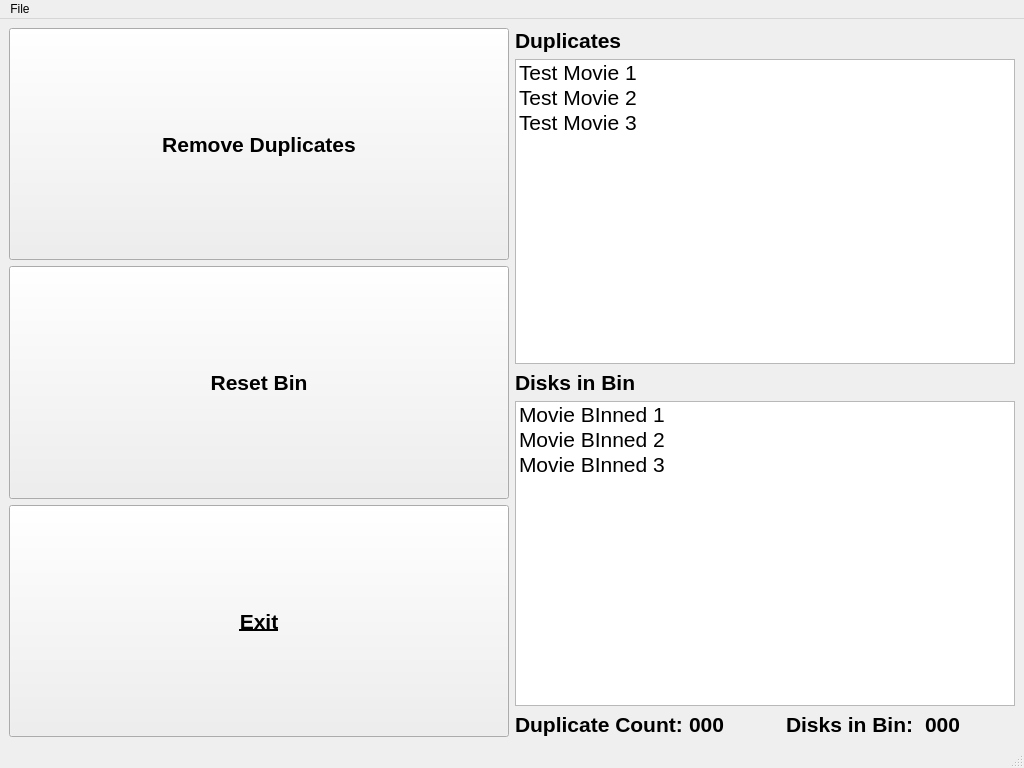
<?xml version="1.0" encoding="UTF-8"?>
<ui version="4.0">
 <class>MainWindow</class>
 <widget class="QMainWindow" name="MainWindow">
  <property name="geometry">
   <rect>
    <x>0</x>
    <y>0</y>
    <width>1024</width>
    <height>768</height>
   </rect>
  </property>
  <property name="windowTitle">
   <string>Redbox Duplicate Remover</string>
  </property>
  <widget class="QWidget" name="centralwidget">
   <layout class="QHBoxLayout" name="horizontalLayout_2">
    <item>
     <layout class="QVBoxLayout" name="verticalLayout">
      <item>
       <widget class="QPushButton" name="RemoveDuplicates">
        <property name="sizePolicy">
         <sizepolicy hsizetype="Expanding" vsizetype="Expanding">
          <horstretch>0</horstretch>
          <verstretch>0</verstretch>
         </sizepolicy>
        </property>
        <property name="font">
         <font>
          <pointsize>16</pointsize>
          <weight>75</weight>
          <bold>true</bold>
         </font>
        </property>
        <property name="text">
         <string>Remove Duplicates</string>
        </property>
       </widget>
      </item>
      <item>
       <widget class="QPushButton" name="ResetBin">
        <property name="sizePolicy">
         <sizepolicy hsizetype="Expanding" vsizetype="Expanding">
          <horstretch>0</horstretch>
          <verstretch>0</verstretch>
         </sizepolicy>
        </property>
        <property name="font">
         <font>
          <pointsize>16</pointsize>
          <weight>75</weight>
          <bold>true</bold>
         </font>
        </property>
        <property name="text">
         <string>Reset Bin</string>
        </property>
       </widget>
      </item>
      <item>
       <widget class="QPushButton" name="Exit">
        <property name="sizePolicy">
         <sizepolicy hsizetype="Expanding" vsizetype="Expanding">
          <horstretch>0</horstretch>
          <verstretch>0</verstretch>
         </sizepolicy>
        </property>
        <property name="font">
         <font>
          <pointsize>16</pointsize>
          <weight>75</weight>
          <bold>true</bold>
          <underline>true</underline>
         </font>
        </property>
        <property name="text">
         <string>Exit</string>
        </property>
       </widget>
      </item>
     </layout>
    </item>
    <item>
     <layout class="QVBoxLayout" name="verticalLayout_2">
      <item>
       <widget class="QLabel" name="DuplicatesLabel">
        <property name="sizePolicy">
         <sizepolicy hsizetype="Preferred" vsizetype="Minimum">
          <horstretch>0</horstretch>
          <verstretch>0</verstretch>
         </sizepolicy>
        </property>
        <property name="font">
         <font>
          <pointsize>16</pointsize>
          <weight>75</weight>
          <bold>true</bold>
         </font>
        </property>
        <property name="text">
         <string>Duplicates</string>
        </property>
       </widget>
      </item>
      <item>
       <widget class="QListWidget" name="DuplicatesList">
        <property name="sizePolicy">
         <sizepolicy hsizetype="Expanding" vsizetype="Expanding">
          <horstretch>0</horstretch>
          <verstretch>0</verstretch>
         </sizepolicy>
        </property>
        <property name="font">
         <font>
          <pointsize>16</pointsize>
         </font>
        </property>
        <item>
         <property name="text">
          <string>Test Movie 1</string>
         </property>
        </item>
        <item>
         <property name="text">
          <string>Test Movie 2</string>
         </property>
        </item>
        <item>
         <property name="text">
          <string>Test Movie 3</string>
         </property>
        </item>
       </widget>
      </item>
      <item>
       <widget class="QLabel" name="DisksInBinLabel">
        <property name="sizePolicy">
         <sizepolicy hsizetype="Preferred" vsizetype="Minimum">
          <horstretch>0</horstretch>
          <verstretch>0</verstretch>
         </sizepolicy>
        </property>
        <property name="font">
         <font>
          <pointsize>16</pointsize>
          <weight>75</weight>
          <bold>true</bold>
         </font>
        </property>
        <property name="text">
         <string>Disks in Bin</string>
        </property>
       </widget>
      </item>
      <item>
       <widget class="QListWidget" name="DisksInBinList">
        <property name="sizePolicy">
         <sizepolicy hsizetype="Expanding" vsizetype="Expanding">
          <horstretch>0</horstretch>
          <verstretch>0</verstretch>
         </sizepolicy>
        </property>
        <property name="font">
         <font>
          <pointsize>16</pointsize>
         </font>
        </property>
        <item>
         <property name="text">
          <string>Movie BInned 1</string>
         </property>
        </item>
        <item>
         <property name="text">
          <string>Movie BInned 2</string>
         </property>
        </item>
        <item>
         <property name="text">
          <string>Movie BInned 3</string>
         </property>
        </item>
       </widget>
      </item>
      <item>
       <layout class="QHBoxLayout" name="horizontalLayout">
        <item>
         <widget class="QLabel" name="DuplicateCountLabel">
          <property name="sizePolicy">
           <sizepolicy hsizetype="Minimum" vsizetype="Preferred">
            <horstretch>0</horstretch>
            <verstretch>0</verstretch>
           </sizepolicy>
          </property>
          <property name="font">
           <font>
            <pointsize>16</pointsize>
            <weight>75</weight>
            <bold>true</bold>
           </font>
          </property>
          <property name="text">
           <string>Duplicate Count:</string>
          </property>
         </widget>
        </item>
        <item>
         <widget class="QLabel" name="DuplicateCount">
          <property name="sizePolicy">
           <sizepolicy hsizetype="Expanding" vsizetype="Preferred">
            <horstretch>0</horstretch>
            <verstretch>0</verstretch>
           </sizepolicy>
          </property>
          <property name="font">
           <font>
            <pointsize>16</pointsize>
            <weight>75</weight>
            <bold>true</bold>
           </font>
          </property>
          <property name="text">
           <string>000</string>
          </property>
         </widget>
        </item>
        <item>
         <widget class="QLabel" name="DisksInBinCountLabel">
          <property name="sizePolicy">
           <sizepolicy hsizetype="Minimum" vsizetype="Preferred">
            <horstretch>0</horstretch>
            <verstretch>0</verstretch>
           </sizepolicy>
          </property>
          <property name="font">
           <font>
            <pointsize>16</pointsize>
            <weight>75</weight>
            <bold>true</bold>
           </font>
          </property>
          <property name="text">
           <string>Disks in Bin: </string>
          </property>
         </widget>
        </item>
        <item>
         <widget class="QLabel" name="DisksInBinCount">
          <property name="sizePolicy">
           <sizepolicy hsizetype="Expanding" vsizetype="Preferred">
            <horstretch>0</horstretch>
            <verstretch>0</verstretch>
           </sizepolicy>
          </property>
          <property name="font">
           <font>
            <pointsize>16</pointsize>
            <weight>75</weight>
            <bold>true</bold>
           </font>
          </property>
          <property name="text">
           <string>000</string>
          </property>
         </widget>
        </item>
       </layout>
      </item>
     </layout>
    </item>
   </layout>
  </widget>
  <widget class="QMenuBar" name="menubar">
   <property name="geometry">
    <rect>
     <x>0</x>
     <y>0</y>
     <width>1024</width>
     <height>21</height>
    </rect>
   </property>
   <widget class="QMenu" name="menuFile">
    <property name="title">
     <string>File</string>
    </property>
    <addaction name="actionConfig"/>
    <addaction name="separator"/>
    <addaction name="actionExit"/>
   </widget>
   <addaction name="menuFile"/>
  </widget>
  <widget class="QStatusBar" name="statusbar"/>
  <action name="actionConfig">
   <property name="text">
    <string>Config</string>
   </property>
  </action>
  <action name="actionExit">
   <property name="text">
    <string>Exit</string>
   </property>
  </action>
 </widget>
 <resources/>
 <connections/>
</ui>
